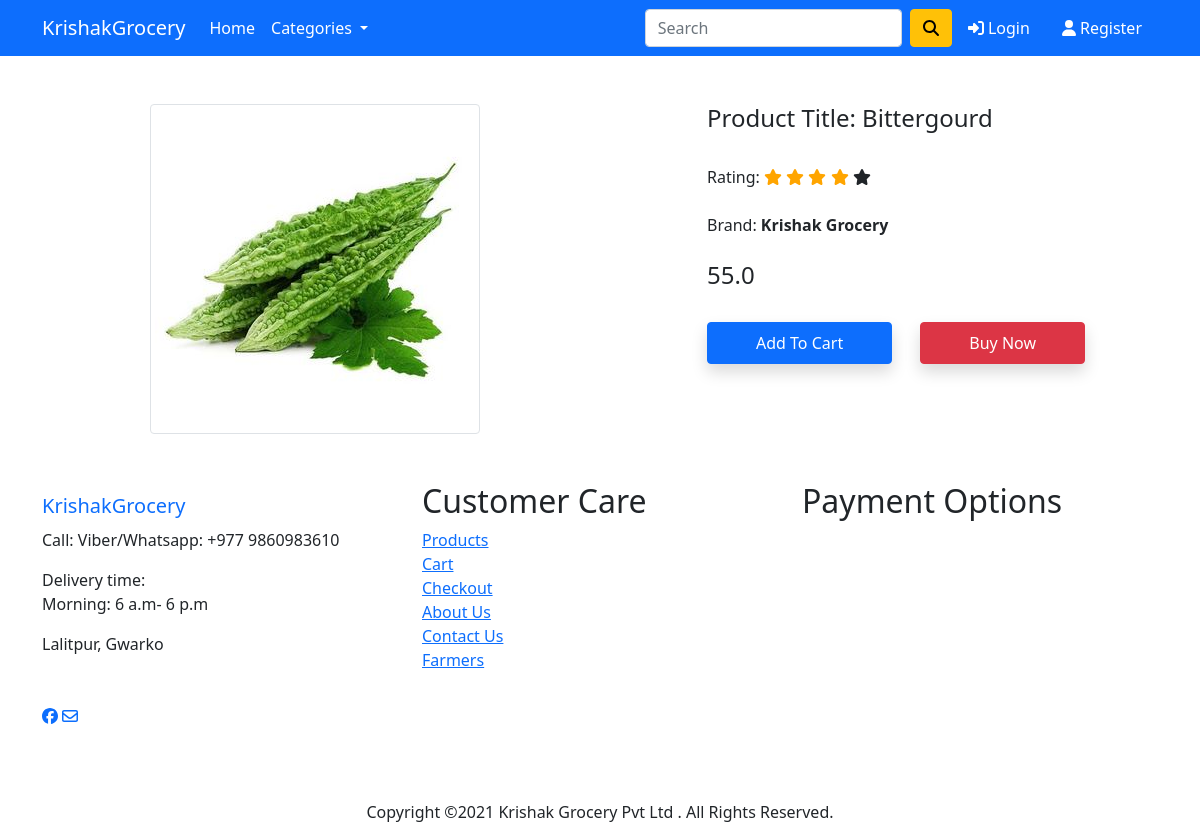
Screenshot of /product-detail/1 with the database file from the repository.
### app/models.py (models this page shows, shortened)
class Product(models.Model):
    title = models.CharField(max_length=100)
    selling_price = models.FloatField()
    category = models.CharField(choices=CATEGORY_CHOICES, max_length=2)
    product_image = models.ImageField(upload_to='productimg')

### app/views.py (the view)
# urls.py: path('product-detail/<int:pk>', views.ProductDetailView.as_view(), name='product-detail'),
class ProductDetailView(View):
    def get(self, request, pk):
        product = Product.objects.get(pk=pk)
        totalitem = 0
        item_already_in_cart = False
        if request.user.is_authenticated:
            item_already_in_cart = Cart.objects.filter(Q(product=product.id) & Q(user=request.user)).exists()
            totalitem = len(Cart.objects.filter(user=request.user))
        return render(request, 'app/productdetail.html', {'product':product, 'item_already_in_cart': item_already_in_cart, 'totalitem':totalitem})

### app/templates/app/productdetail.html (shortened to what this page needs)
{% extends 'app/base.html' %}
{% load static %}
{% block main-content %}
<div class="container my-5">
 <div class="row">
  <div class="col-sm-6 text-center align-self-center">
   <img src="{{ product.product_image.url }}" alt="" class="img-fluid img-thumbnail">
  </div>
  <div class="col-sm-5 offset-sm-1">
   <h4>Product Title: {{product.title}}</h4>
   <br/>
   <span class="heading">Rating:</span>
    <span class="fa fa-star checked"></span>
    <span class="fa fa-star checked"></span>
    <span class="fa fa-star checked"></span>
    <span class="fa fa-star checked"></span>
    <span class="fa fa-star"></span>
    <br/>
    <br/>
    <span class="heading">Brand:<b> Krishak Grocery</b></span>
    <br/>
    <br/>
   <h4> {{product.selling_price}} </h4> <br>
    {% if not request.user.is_authenticated %}
        <form action="/add-to-cart" class="d-inline">
            <button type="submit" class="btn btn-primary shadow px-5 py-2">Add To Cart</button>
        </form>
    {% endif %}
   <a href="{% url 'showcart' %}" class="btn btn-danger shadow px-5 py-2 ms-4">Buy Now</a>
  </div>
 </div>
</div>
{% endblock main-content %}

### app/templates/app/productdetail.html (style rules this page uses)
.checked { color: orange; }

### rows the page displays
Product: product_image (picture), title "Bittergourd", selling_price "55.0"
